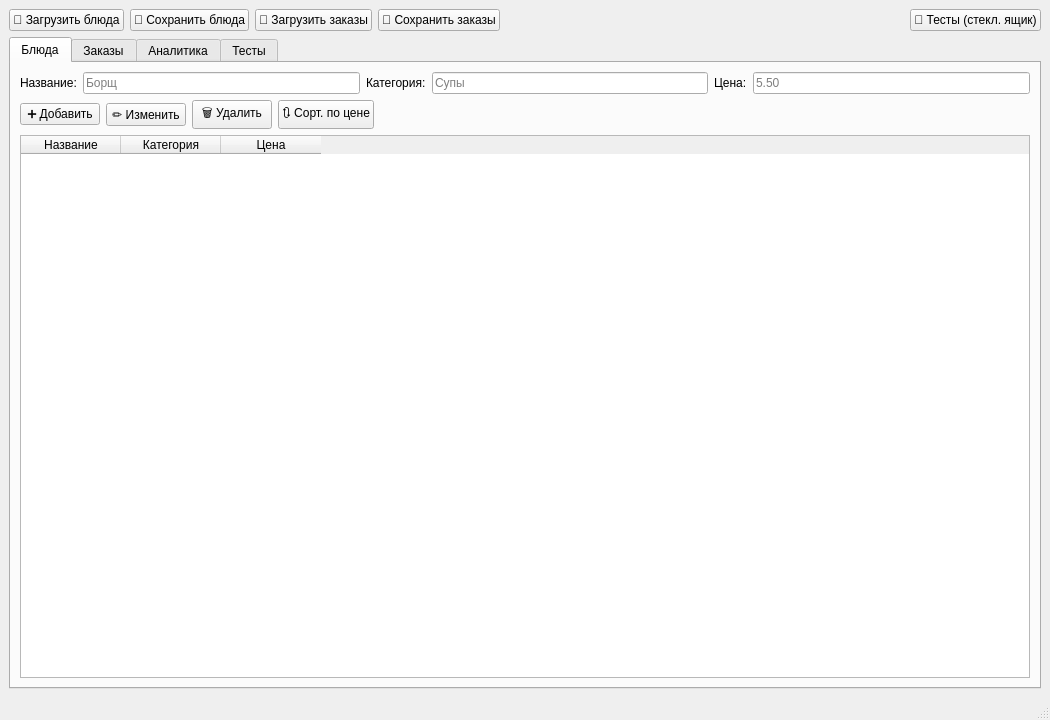
<?xml version="1.0" encoding="UTF-8"?>
<ui version="4.0">
 <class>MainWindow</class>
 <widget class="QMainWindow" name="MainWindow">
  <property name="geometry">
   <rect>
    <x>0</x>
    <y>0</y>
    <width>1050</width>
    <height>720</height>
   </rect>
  </property>
  <property name="windowTitle">
   <string/>
  </property>
  <widget class="QWidget" name="centralwidget">
   <layout class="QVBoxLayout" name="mainLayout">
    <item>
     <layout class="QHBoxLayout" name="fileLayout">
      <item>
       <widget class="QPushButton" name="btnLoadDishes">
        <property name="text">
         <string>📂 Загрузить блюда</string>
        </property>
       </widget>
      </item>
      <item>
       <widget class="QPushButton" name="btnSaveDishes">
        <property name="text">
         <string>💾 Сохранить блюда</string>
        </property>
       </widget>
      </item>
      <item>
       <widget class="QPushButton" name="btnLoadOrders">
        <property name="text">
         <string>📂 Загрузить заказы</string>
        </property>
       </widget>
      </item>
      <item>
       <widget class="QPushButton" name="btnSaveOrders">
        <property name="text">
         <string>💾 Сохранить заказы</string>
        </property>
       </widget>
      </item>
      <item>
       <spacer name="fileSpacer">
        <property name="orientation">
         <enum>Qt::Orientation::Horizontal</enum>
        </property>
        <property name="sizeHint" stdset="0">
         <size>
          <width>40</width>
          <height>20</height>
         </size>
        </property>
       </spacer>
      </item>
      <item>
       <widget class="QPushButton" name="btnRunTests">
        <property name="text">
         <string>🧪 Тесты (стекл. ящик)</string>
        </property>
       </widget>
      </item>
     </layout>
    </item>
    <item>
     <widget class="QTabWidget" name="tabWidget">
      <widget class="QWidget" name="tabDishes">
       <attribute name="title">
        <string>Блюда</string>
       </attribute>
       <layout class="QVBoxLayout">
        <item>
         <layout class="QHBoxLayout">
          <item>
           <widget class="QLabel" name="label">
            <property name="text">
             <string>Название:</string>
            </property>
           </widget>
          </item>
          <item>
           <widget class="QLineEdit" name="editDishName">
            <property name="placeholderText">
             <string>Борщ</string>
            </property>
           </widget>
          </item>
          <item>
           <widget class="QLabel" name="label">
            <property name="text">
             <string>Категория:</string>
            </property>
           </widget>
          </item>
          <item>
           <widget class="QLineEdit" name="editDishCat">
            <property name="placeholderText">
             <string>Супы</string>
            </property>
           </widget>
          </item>
          <item>
           <widget class="QLabel" name="label">
            <property name="text">
             <string>Цена:</string>
            </property>
           </widget>
          </item>
          <item>
           <widget class="QLineEdit" name="editDishPrice">
            <property name="placeholderText">
             <string>5.50</string>
            </property>
           </widget>
          </item>
         </layout>
        </item>
        <item>
         <layout class="QHBoxLayout">
          <item>
           <widget class="QPushButton" name="btnAddDish">
            <property name="text">
             <string>➕ Добавить</string>
            </property>
           </widget>
          </item>
          <item>
           <widget class="QPushButton" name="btnUpdateDish">
            <property name="text">
             <string>✏️ Изменить</string>
            </property>
           </widget>
          </item>
          <item>
           <widget class="QPushButton" name="btnRemoveDish">
            <property name="text">
             <string>🗑️ Удалить</string>
            </property>
           </widget>
          </item>
          <item>
           <widget class="QPushButton" name="btnSortDishes">
            <property name="text">
             <string>🔃 Сорт. по цене</string>
            </property>
           </widget>
          </item>
          <item>
           <spacer>
            <property name="orientation">
             <enum>Qt::Orientation::Horizontal</enum>
            </property>
            <property name="sizeHint" stdset="0">
             <size>
              <width>40</width>
              <height>20</height>
             </size>
            </property>
           </spacer>
          </item>
         </layout>
        </item>
        <item>
         <widget class="QTableWidget" name="tableDishes">
          <property name="editTriggers">
           <set>QAbstractItemView::EditTrigger::NoEditTriggers</set>
          </property>
          <property name="selectionBehavior">
           <enum>QAbstractItemView::SelectionBehavior::SelectRows</enum>
          </property>
          <column>
           <property name="text">
            <string>Название</string>
           </property>
          </column>
          <column>
           <property name="text">
            <string>Категория</string>
           </property>
          </column>
          <column>
           <property name="text">
            <string>Цена</string>
           </property>
          </column>
         </widget>
        </item>
       </layout>
      </widget>
      <widget class="QWidget" name="tabOrders">
       <attribute name="title">
        <string>Заказы</string>
       </attribute>
       <layout class="QVBoxLayout">
        <item>
         <layout class="QHBoxLayout">
          <item>
           <widget class="QLabel" name="label">
            <property name="text">
             <string>№ Заказа:</string>
            </property>
           </widget>
          </item>
          <item>
           <widget class="QLineEdit" name="editOrderNum">
            <property name="placeholderText">
             <string>1</string>
            </property>
           </widget>
          </item>
          <item>
           <widget class="QLabel" name="label">
            <property name="text">
             <string>Стол:</string>
            </property>
           </widget>
          </item>
          <item>
           <widget class="QLineEdit" name="editOrderTable">
            <property name="placeholderText">
             <string>3</string>
            </property>
           </widget>
          </item>
          <item>
           <widget class="QLabel" name="label">
            <property name="text">
             <string>Блюдо:</string>
            </property>
           </widget>
          </item>
          <item>
           <widget class="QLineEdit" name="editOrderDish">
            <property name="placeholderText">
             <string>Борщ</string>
            </property>
           </widget>
          </item>
          <item>
           <widget class="QLabel" name="label">
            <property name="text">
             <string>Кол-во:</string>
            </property>
           </widget>
          </item>
          <item>
           <widget class="QLineEdit" name="editOrderQty">
            <property name="placeholderText">
             <string>2</string>
            </property>
           </widget>
          </item>
         </layout>
        </item>
        <item>
         <layout class="QHBoxLayout">
          <item>
           <widget class="QPushButton" name="btnAddOrder">
            <property name="text">
             <string>➕ Добавить</string>
            </property>
           </widget>
          </item>
          <item>
           <widget class="QPushButton" name="btnUpdateOrder">
            <property name="text">
             <string>✏️ Изменить</string>
            </property>
           </widget>
          </item>
          <item>
           <widget class="QPushButton" name="btnRemoveOrder">
            <property name="text">
             <string>🗑️ Удалить</string>
            </property>
           </widget>
          </item>
          <item>
           <spacer>
            <property name="orientation">
             <enum>Qt::Orientation::Horizontal</enum>
            </property>
            <property name="sizeHint" stdset="0">
             <size>
              <width>40</width>
              <height>20</height>
             </size>
            </property>
           </spacer>
          </item>
         </layout>
        </item>
        <item>
         <widget class="QTableWidget" name="tableOrders">
          <property name="editTriggers">
           <set>QAbstractItemView::EditTrigger::NoEditTriggers</set>
          </property>
          <property name="selectionBehavior">
           <enum>QAbstractItemView::SelectionBehavior::SelectRows</enum>
          </property>
          <column>
           <property name="text">
            <string>№ Заказа</string>
           </property>
          </column>
          <column>
           <property name="text">
            <string>Стол</string>
           </property>
          </column>
          <column>
           <property name="text">
            <string>Блюдо</string>
           </property>
          </column>
          <column>
           <property name="text">
            <string>Кол-во</string>
           </property>
          </column>
         </widget>
        </item>
       </layout>
      </widget>
      <widget class="QWidget" name="tabAnalytics">
       <attribute name="title">
        <string>Аналитика</string>
       </attribute>
       <layout class="QVBoxLayout">
        <item>
         <layout class="QHBoxLayout">
          <item>
           <widget class="QLabel" name="label">
            <property name="text">
             <string>№ Заказа:</string>
            </property>
           </widget>
          </item>
          <item>
           <widget class="QLineEdit" name="editAnalyticsNum">
            <property name="placeholderText">
             <string>1</string>
            </property>
           </widget>
          </item>
          <item>
           <widget class="QPushButton" name="btnOrderTotal">
            <property name="text">
             <string>Сумма заказа</string>
            </property>
           </widget>
          </item>
          <item>
           <widget class="QLabel" name="label">
            <property name="text">
             <string>Категория:</string>
            </property>
           </widget>
          </item>
          <item>
           <widget class="QLineEdit" name="editAnalyticsCat">
            <property name="placeholderText">
             <string>Горячие блюда</string>
            </property>
           </widget>
          </item>
          <item>
           <widget class="QPushButton" name="btnMostPopular">
            <property name="text">
             <string>Популярное в кат.</string>
            </property>
           </widget>
          </item>
          <item>
           <widget class="QPushButton" name="btnBestOrder">
            <property name="text">
             <string>Лучший заказ</string>
            </property>
           </widget>
          </item>
          <item>
           <widget class="QPushButton" name="btnSortOrders">
            <property name="text">
             <string>Заказы по сумме ↓</string>
            </property>
           </widget>
          </item>
         </layout>
        </item>
        <item>
         <widget class="QLabel" name="labelAnalytics">
          <property name="font">
           <font>
            <pointsize>11</pointsize>
           </font>
          </property>
          <property name="text">
           <string>Результат: —</string>
          </property>
         </widget>
        </item>
        <item>
         <widget class="QTableWidget" name="tableAnalytics">
          <property name="editTriggers">
           <set>QAbstractItemView::EditTrigger::NoEditTriggers</set>
          </property>
          <column>
           <property name="text">
            <string>№ Заказа</string>
           </property>
          </column>
          <column>
           <property name="text">
            <string>Сумма (руб.)</string>
           </property>
          </column>
         </widget>
        </item>
       </layout>
      </widget>
      <widget class="QWidget" name="tabTests">
       <attribute name="title">
        <string>Тесты</string>
       </attribute>
       <layout class="QVBoxLayout">
        <item>
         <widget class="QLabel" name="label">
          <property name="text">
           <string>Нажмите кнопку «Тесты (стекл. ящик)» — результаты появятся здесь и сохранятся в XML.</string>
          </property>
         </widget>
        </item>
        <item>
         <widget class="QTableWidget" name="tableTests">
          <property name="editTriggers">
           <set>QAbstractItemView::EditTrigger::NoEditTriggers</set>
          </property>
          <column>
           <property name="text">
            <string>Тест</string>
           </property>
          </column>
          <column>
           <property name="text">
            <string>Эталон</string>
           </property>
          </column>
          <column>
           <property name="text">
            <string>ok?</string>
           </property>
          </column>
         </widget>
        </item>
       </layout>
      </widget>
     </widget>
    </item>
   </layout>
  </widget>
  <widget class="QStatusBar" name="statusBar"/>
 </widget>
 <resources/>
 <connections/>
</ui>
